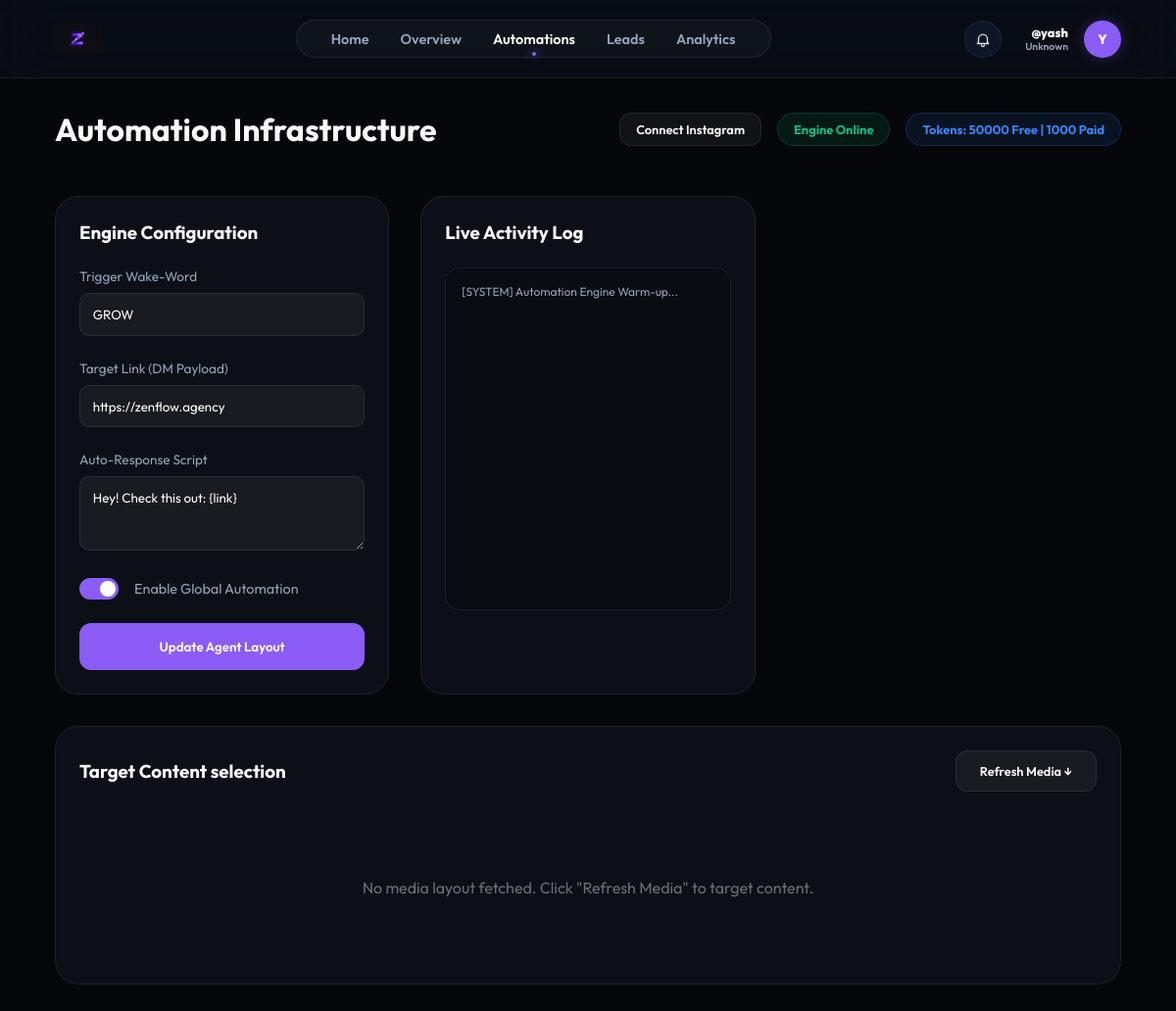
The page /automations (signed in) on the database its author committed.
### models.py (models this page shows)
class User(db.Model):
    id = db.Column(db.Integer, primary_key=True)
    username = db.Column(db.String(80), unique=True, nullable=False)
    email = db.Column(db.String(120), unique=True)
    password_hash = db.Column(db.String(256))
    full_name = db.Column(db.String(100))
    fb_user_id = db.Column(db.String(120), unique=True)
    ig_user_id = db.Column(db.String(120), unique=True)
    fb_access_token = db.Column(db.Text)
    ig_access_token = db.Column(db.Text)
    token_expires_at = db.Column(db.DateTime)
    ig_username = db.Column(db.String(100))  # Store Instagram username separately
    ig_password_encrypted = db.Column(db.Text)  # Encrypted password
    ig_session_data = db.Column(db.Text)  # Store session data for direct API
    plan = db.Column(db.String(50), default="Free")
    used_founding_coupon = db.Column(db.Boolean, default=False)
    niche = db.Column(db.String(50))
    bio = db.Column(db.Text)
    avatar = db.Column(db.String(10))
    followers = db.Column(db.Integer, default=0)
    following = db.Column(db.Integer, default=0)
    free_tokens = db.Column(db.Integer, default=4000)
    paid_tokens = db.Column(db.Integer, default=0)
    tokens_reset_at = db.Column(db.DateTime, default=datetime.utcnow)
    is_admin = db.Column(db.Boolean, default=False)
    funnels = db.relationship('Funnel', backref='owner', lazy=True)
    leads = db.relationship('Lead', backref='owner', lazy=True)

class Funnel(db.Model):
    id = db.Column(db.Integer, primary_key=True)
    user_id = db.Column(db.Integer, db.ForeignKey('user.id'), nullable=False)
    wakeword = db.Column(db.String(50), default="GROW")
    script = db.Column(db.Text)
    link = db.Column(db.String(200))
    active = db.Column(db.Boolean, default=True)

### app.py (the view)
@app.route('/automations')
def automations():
    ctx = get_dashboard_context()
    if not ctx: return redirect(url_for('login_ui'))
    return render_template('automations.html', **ctx)

### templates/automations.html (shortened to what this page needs)
{% extends "base.html" %}
{% block content %}
<header class="top-bar">
    <h1>Automation Infrastructure</h1>
    <div style="display: flex; gap: 1rem; align-items: center;">
        {% if user.instagram_connected %}
        <div class="status-pill active"
            style="background: rgba(16, 185, 129, 0.1); color: #10b981; border: 1px solid rgba(16, 185, 129, 0.2); padding: 0.5rem 1rem; border-radius: 20px; font-size: 0.8rem; font-weight: 700;">
            Instagram Connected
        </div>
        {% else %}
        <a href="/dashboard/connect-instagram" class="btn btn-secondary"
            style="text-decoration: none; padding: 0.5rem 1rem; font-size: 0.8rem;">
            Connect Instagram
        </a>
        {% endif %}
        <div class="status-pill {{ 'active' if funnel.active else 'inactive' }}"
            style="background: rgba(16, 185, 129, 0.1); color: #10b981; border: 1px solid rgba(16, 185, 129, 0.2); padding: 0.5rem 1rem; border-radius: 20px; font-size: 0.8rem; font-weight: 700;">
            {{ 'Engine Online' if funnel.active else 'Engine Paused' }}
        </div>
        <div class="status-pill"
            style="background: rgba(59, 130, 246, 0.1); color: #3b82f6; border: 1px solid rgba(59, 130, 246, 0.2); padding: 0.5rem 1rem; border-radius: 20px; font-size: 0.8rem; font-weight: 700;">
            Tokens: {{ user.free_tokens }} Free | {{ user.paid_tokens }} Paid
        </div>
    </div>
</header>
<div class="dashboard-grid">
    <div class="card funnel-card">
        <div class="card-header">
            <h3>Engine Configuration</h3>
        </div>
        <form action="/dashboard/update" method="POST" class="settings-form"
            style="display: flex; flex-direction: column; gap: 1.5rem;">
            <div class="input-group">
                <label
                    style="display: block; margin-bottom: 0.5rem; color: var(--text-secondary); font-size: 0.85rem;">Trigger
                    Wake-Word</label>
                <input type="text" name="wakeword" value="{{ funnel.wakeword }}"
                    style="width: 100%; padding: 0.8rem; background: rgba(255,255,255,0.05); border: 1px solid var(--glass-border); border-radius: 10px; color: white;">
            </div>
            <div class="input-group">
                <label
                    style="display: block; margin-bottom: 0.5rem; color: var(--text-secondary); font-size: 0.85rem;">Target
                    Link (DM Payload)</label>
                <input type="text" name="link" value="{{ funnel.link }}"
                    style="width: 100%; padding: 0.8rem; background: rgba(255,255,255,0.05); border: 1px solid var(--glass-border); border-radius: 10px; color: white;">
            </div>
            <div class="input-group">
                <label
                    style="display: block; margin-bottom: 0.5rem; color: var(--text-secondary); font-size: 0.85rem;">Auto-Response
                    Script</label>
                <textarea name="script" rows="3"
                    style="width: 100%; padding: 0.8rem; background: rgba(255,255,255,0.05); border: 1px solid var(--glass-border); border-radius: 10px; color: white;">{{ funnel.script }}</textarea>
            </div>
            <div style="display: flex; align-items: center; gap: 1rem;">
                <label class="switch">
                    <span class="slider round"></span>
                </label>
                <span style="font-size: 0.9rem; color: var(--text-secondary);">Enable Global Automation</span>
            </div>
            <button type="submit" class="btn btn-primary" style="width: 100%; padding: 1rem;">Update Agent
                Layout</button>
        </form>
    </div>
    <div class="card activity-card">
        <div class="card-header">
            <h3>Live Activity Log</h3>
        </div>
        <div id="activity-log"
            style="font-family: 'Fira Code', monospace; font-size: 0.75rem; height: 350px; overflow-y: auto; padding: 1rem; background: rgba(0,0,0,0.2); border-radius: 15px; border: 1px solid var(--glass-border); display: flex; flex-direction: column; gap: 0.5rem;">
            <span style="color: var(--text-secondary);">[SYSTEM] Automation Engine Warm-up...</span>
        </div>
    </div>
    <div class="card full-width">
        <div class="card-header">
            <h3>Target Content selection</h3>
            {% if user.plan in ['Growth', 'Pro'] %}
            <form action="/dashboard/fetch-media" method="POST">
                <button type="submit" class="btn btn-secondary" style="font-size: 0.8rem;">Refresh Media ↓</button>
            </form>
            {% endif %}
        </div>
        {% if user.plan in ['Growth', 'Pro'] %}
        <div class="media-grid"
            style="display: grid; grid-template-columns: repeat(4, 1fr); gap: 1.5rem; margin-top: 1rem;">
            {% if not active_media %}
            <div style="grid-column: span 4; text-align: center; padding: 4rem; opacity: 0.4;">
                <p>No media layout fetched. Click "Refresh Media" to target content.</p>
            </div>
            {% endif %}
        </div>
        {% endif %}
    </div>
</div>
{% endblock %}

### templates/base.html (shortened to what this page needs)
<!DOCTYPE html>
<html lang="en">
<head>
    <link rel="stylesheet" href="{{ url_for('static', filename='css/style.css') }}">
</head>
<body>
    <nav class="top-nav">
        <a href="/dashboard" class="nav-brand">
            <img src="{{ url_for('static', filename='img/logo.png') }}" alt="ZenFlow"
                style="height: 32px; width: auto;">
        </a>
        <div class="nav-links">
            <a href="/" class="nav-link {% if request.path == '/' %}active{% endif %}">Home</a>
            <a href="/dashboard" class="nav-link {% if request.path == '/dashboard' %}active{% endif %}">Overview</a>
            <a href="/automations"
                class="nav-link {% if request.path == '/automations' %}active{% endif %}">Automations</a>
            <a href="/leads" class="nav-link {% if request.path == '/leads' %}active{% endif %}">Leads</a>
            <a href="/analytics" class="nav-link {% if request.path == '/analytics' %}active{% endif %}">Analytics</a>
        </div>
        <div class="nav-user" style="position: relative;">
            <button id="notif-bell" aria-label="Notifications"
                style="width:38px; height:38px; border-radius:999px; border:1px solid var(--glass-border); background:rgba(15,23,42,0.9); display:flex; align-items:center; justify-content:center; cursor:pointer; padding:0; margin-right: 0.5rem;">
            </button>
            <div class="nav-user" style="position: relative; cursor: pointer;" onclick="toggleProfileDropdown(event)">
                <div style="text-align: right;">
                    <p style="font-size: 0.8rem; font-weight: 800; margin: 0; color: white;">@{{ user.username }}</p>
                    <p style="font-size: 0.65rem; color: {{ user.niche_color }}; margin: 0; font-weight: 600;">{{
                        user.niche
                        }}</p>
                </div>
                <div class="nav-avatar">{{ user.avatar or user.username[0]|upper }}</div>
            </div>
    </nav>
    <div class="app-container">
        <main class="main-content">
            {% block content %}{% endblock %}
        </main>
    </div>
</body>
</html>

### static/css/style.css (style rules this page uses)
:root { --bg-dark: #05070a; --card-bg: rgba(16, 20, 28, 0.7); --accent-purple: #8b5cf6; --accent-cyan: #06b6d4; --accent-gold: #fbbf24; --text-primary: #f8fafc; --text-secondary: #94a3b8; --sidebar-width: 260px; --glass-border: rgba(255, 255, 255, 0.08); }
* { margin: 0; padding: 0; box-sizing: border-box; font-family: 'Outfit', sans-serif; }
body { background-color: var(--bg-dark); color: var(--text-primary); overflow-x: hidden; }
.app-container { display: flex; min-height: 100vh; }
.main-content { flex-grow: 1; margin-left: var(--sidebar-width); padding: 2.5rem 3.5rem; }
.top-bar { display: flex; justify-content: space-between; align-items: center; margin-bottom: 3rem; }
.top-bar h1 { font-size: 2rem; font-weight: 700; }
.btn { padding: 0.75rem 1.5rem; border-radius: 12px; border: none; font-weight: 600; cursor: pointer; transition: all 0.3s ease; }
.btn-primary { background: linear-gradient(135deg, var(--accent-purple), var(--accent-purple-dark)); background-color: var(--accent-purple); color: white; }
.btn-secondary { background: rgba(255, 255, 255, 0.05); color: var(--text-primary); border: 1px solid var(--glass-border); }
.dashboard-grid { display: grid; grid-template-columns: repeat(3, 1fr); gap: 2rem; }
.card { background: var(--card-bg); border: 1px solid var(--glass-border); border-radius: 24px; padding: 1.5rem; backdrop-filter: blur(10px); transition: transform 0.3s ease, border-color 0.3s ease; }
.full-width { grid-column: span 3; }
.card-header { display: flex; justify-content: space-between; align-items: center; margin-bottom: 1.5rem; }
.switch { position: relative; display: inline-block; width: 40px; height: 22px; }
.slider { position: absolute; cursor: pointer; top: 0; left: 0; right: 0; bottom: 0; background-color: rgba(255, 255, 255, 0.1); transition: .4s; }
.slider:before { position: absolute; content: ""; height: 16px; width: 16px; left: 3px; bottom: 3px; background-color: white; transition: .4s; }
input:checked + .slider { background-color: var(--accent-purple); }
input:checked + .slider:before { transform: translateX(18px); }
.slider.round { border-radius: 34px; }
.slider.round:before { border-radius: 50%; }

### templates/base.html (style rules this page uses)
.app-container { flex-direction: column; }
.main-content { margin-left: 0; padding: 2rem 3.5rem; width: 100%; max-width: 1400px; margin: 0 auto; }
.top-nav { display: flex; justify-content: space-between; align-items: center; padding: 1.25rem 3.5rem; background: rgba(10, 14, 22, 0.85); backdrop-filter: blur(30px); border-bottom: 1px solid var(--glass-border); position: sticky; top: 0; z-index: 1000; }
.nav-brand { display: flex; align-items: center; gap: 1rem; text-decoration: none; color: white; font-weight: 800; font-size: 1.4rem; }
.nav-links { display: flex; gap: 2rem; background: rgba(255, 255, 255, 0.03); padding: 0.6rem 2.2rem; border-radius: 40px; border: 1px solid var(--glass-border); box-shadow: inset 0 0 10px rgba(255, 255, 255, 0.02); }
.nav-link { text-decoration: none; color: var(--text-secondary); font-weight: 600; font-size: 0.9rem; transition: all 0.3s cubic-bezier(0.4, 0, 0.2, 1); position: relative; }
.nav-link.active { color: var(--text-primary); }
.nav-link.active::after { content: ''; position: absolute; bottom: -8px; left: 50%; transform: translateX(-50%); width: 4px; height: 4px; background: var(--accent-purple); border-radius: 50%; box-shadow: 0 0 10px var(--accent-purple); }
.nav-user { display: flex; align-items: center; gap: 1rem; }
.nav-avatar { width: 38px; height: 38px; background: var(--accent-purple); border-radius: 50%; display: flex; align-items: center; justify-content: center; font-weight: 800; font-size: 0.85rem; color: white; box-shadow: 0 0 15px rgba(139, 92, 246, 0.3); }

### rows shown on the page
User: username "yash", niche "Unknown", free_tokens "50000", paid_tokens "1000"
Funnel: active "Engine Online", wakeword "GROW", link "https://zenflow.agency", script "Hey! Check this out: {link}"

### other values the page prints
{{ user.avatar or user.username[0]|upper }} "Y"
